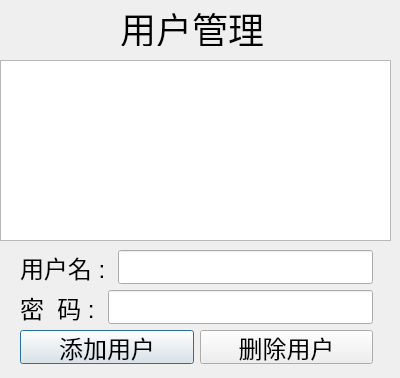
<?xml version="1.0" encoding="UTF-8"?>
<ui version="4.0">
 <class>userDialog</class>
 <widget class="QDialog" name="userDialog">
  <property name="geometry">
   <rect>
    <x>0</x>
    <y>0</y>
    <width>400</width>
    <height>378</height>
   </rect>
  </property>
  <property name="windowTitle">
   <string>Dialog</string>
  </property>
  <widget class="QLabel" name="label">
   <property name="geometry">
    <rect>
     <x>120</x>
     <y>10</y>
     <width>144</width>
     <height>36</height>
    </rect>
   </property>
   <property name="font">
    <font>
     <pointsize>27</pointsize>
    </font>
   </property>
   <property name="text">
    <string>用户管理</string>
   </property>
  </widget>
  <widget class="QTableView" name="tableView">
   <property name="geometry">
    <rect>
     <x>0</x>
     <y>60</y>
     <width>391</width>
     <height>181</height>
    </rect>
   </property>
  </widget>
  <widget class="QWidget" name="layoutWidget">
   <property name="geometry">
    <rect>
     <x>20</x>
     <y>250</y>
     <width>353</width>
     <height>114</height>
    </rect>
   </property>
   <layout class="QVBoxLayout" name="verticalLayout">
    <item>
     <layout class="QHBoxLayout" name="horizontalLayout">
      <item>
       <widget class="QLabel" name="label_2">
        <property name="font">
         <font>
          <pointsize>18</pointsize>
         </font>
        </property>
        <property name="text">
         <string>用户名 : </string>
        </property>
       </widget>
      </item>
      <item>
       <widget class="QLineEdit" name="lineEdit">
        <property name="font">
         <font>
          <pointsize>18</pointsize>
         </font>
        </property>
       </widget>
      </item>
     </layout>
    </item>
    <item>
     <layout class="QHBoxLayout" name="horizontalLayout_2">
      <item>
       <widget class="QLabel" name="label_3">
        <property name="font">
         <font>
          <pointsize>18</pointsize>
         </font>
        </property>
        <property name="text">
         <string>密  码 : </string>
        </property>
       </widget>
      </item>
      <item>
       <widget class="QLineEdit" name="lineEdit_2">
        <property name="font">
         <font>
          <pointsize>18</pointsize>
         </font>
        </property>
       </widget>
      </item>
     </layout>
    </item>
    <item>
     <layout class="QHBoxLayout" name="horizontalLayout_3">
      <item>
       <widget class="QPushButton" name="pushButton">
        <property name="font">
         <font>
          <pointsize>18</pointsize>
         </font>
        </property>
        <property name="text">
         <string>添加用户</string>
        </property>
       </widget>
      </item>
      <item>
       <widget class="QPushButton" name="pushButton_2">
        <property name="font">
         <font>
          <pointsize>18</pointsize>
         </font>
        </property>
        <property name="text">
         <string>删除用户</string>
        </property>
       </widget>
      </item>
     </layout>
    </item>
   </layout>
  </widget>
 </widget>
 <resources/>
 <connections/>
</ui>
